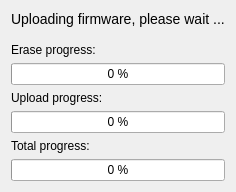
<?xml version="1.0" encoding="UTF-8"?>
<ui version="4.0">
 <class>UploadDialog</class>
 <widget class="QDialog" name="UploadDialog">
  <property name="geometry">
   <rect>
    <x>0</x>
    <y>0</y>
    <width>300</width>
    <height>219</height>
   </rect>
  </property>
  <property name="sizePolicy">
   <sizepolicy hsizetype="Preferred" vsizetype="Minimum">
    <horstretch>0</horstretch>
    <verstretch>0</verstretch>
   </sizepolicy>
  </property>
  <property name="windowTitle">
   <string>Firmware Upload</string>
  </property>
  <layout class="QVBoxLayout" name="verticalLayout">
   <property name="sizeConstraint">
    <enum>QLayout::SetFixedSize</enum>
   </property>
   <item>
    <widget class="QLabel" name="label_4">
     <property name="text">
      <string>&lt;big&gt;Uploading firmware, please wait ...&lt;/big&gt;</string>
     </property>
    </widget>
   </item>
   <item>
    <spacer name="verticalSpacer">
     <property name="orientation">
      <enum>Qt::Vertical</enum>
     </property>
     <property name="sizeType">
      <enum>QSizePolicy::Fixed</enum>
     </property>
     <property name="sizeHint" stdset="0">
      <size>
       <width>20</width>
       <height>10</height>
      </size>
     </property>
    </spacer>
   </item>
   <item>
    <widget class="QLabel" name="label">
     <property name="text">
      <string>Erase progress:</string>
     </property>
    </widget>
   </item>
   <item>
    <widget class="QProgressBar" name="eraseProgress">
     <property name="value">
      <number>0</number>
     </property>
     <property name="format">
      <string>%p %</string>
     </property>
    </widget>
   </item>
   <item>
    <widget class="QLabel" name="label_2">
     <property name="text">
      <string>Upload progress:</string>
     </property>
    </widget>
   </item>
   <item>
    <widget class="QProgressBar" name="uploadProgress">
     <property name="value">
      <number>0</number>
     </property>
     <property name="format">
      <string>%p %</string>
     </property>
    </widget>
   </item>
   <item>
    <widget class="QLabel" name="label_3">
     <property name="text">
      <string>Total progress:</string>
     </property>
    </widget>
   </item>
   <item>
    <widget class="QProgressBar" name="totalProgress">
     <property name="value">
      <number>0</number>
     </property>
     <property name="format">
      <string>%p %</string>
     </property>
    </widget>
   </item>
  </layout>
 </widget>
 <resources/>
 <connections/>
</ui>
